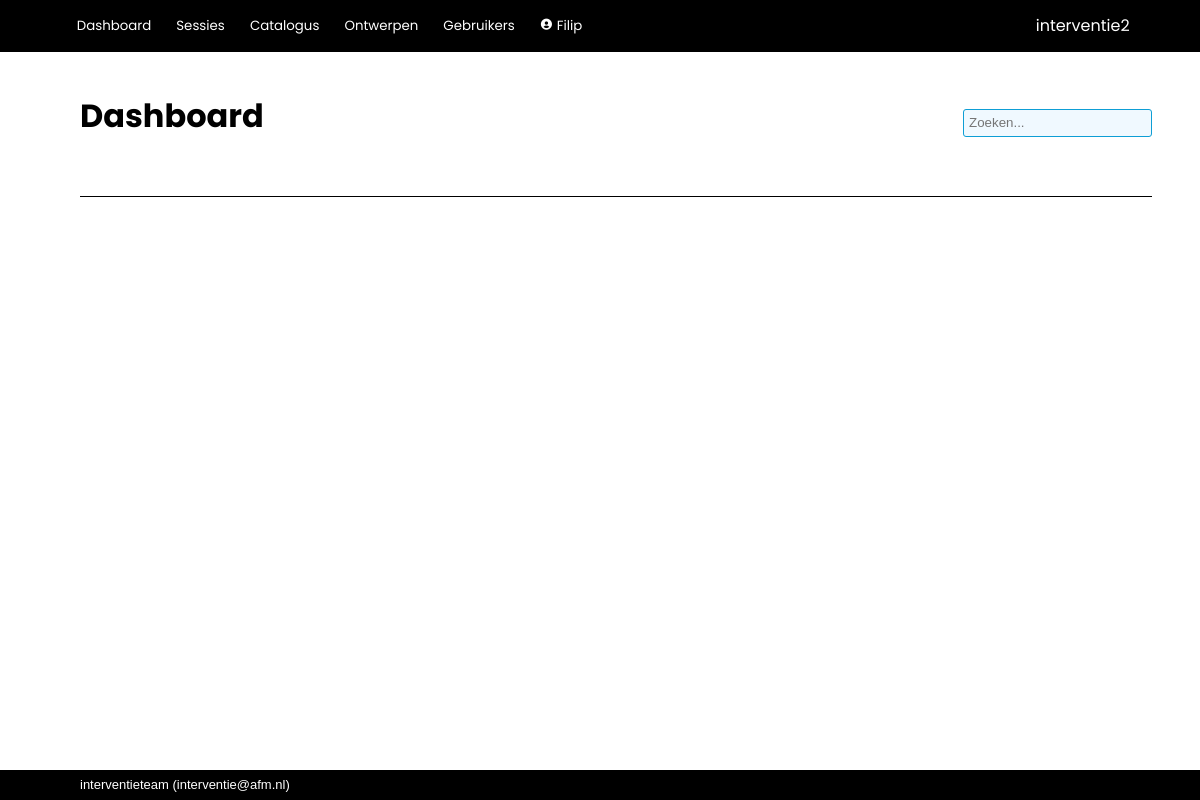
Before: / (signed in) with the older database file.
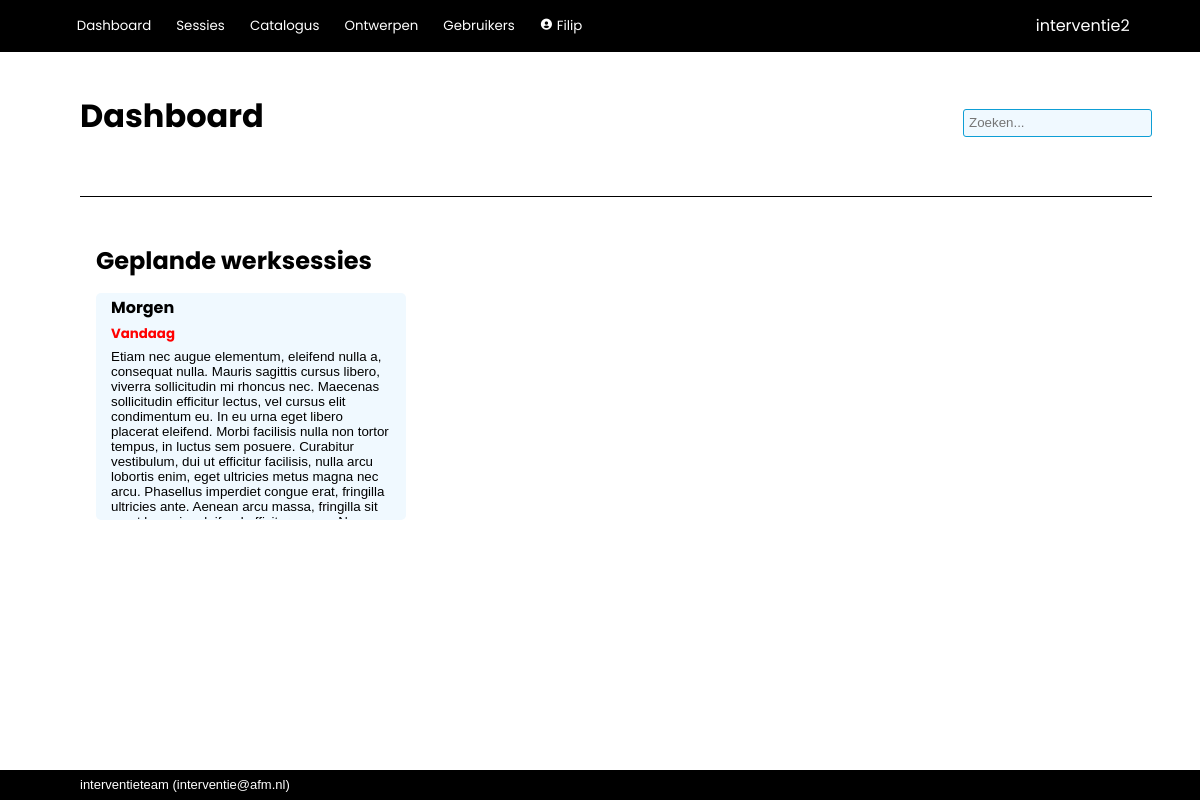
After: the same page with the newer database file.
### interventie2/models.py (models this page shows, shortened)
class Worksession(db.Model):
    __tablename__ = 'worksessions'
    id            = db.Column(db.Integer, primary_key=True)
    name          = db.Column(db.String(100), nullable=False)
    date_modified = db.Column(db.DateTime(timezone=True), server_default=func.now())
    parent_id     = db.Column(db.Integer, db.ForeignKey('worksessions.id'))
    child_description = db.Column(db.String(2000), nullable=False, default="")
    participants  = db.Column(db.String(500), nullable=False, default="")
    date          = db.Column(db.DateTime(timezone=True))
    project_number= db.Column(db.String(100))
    description   = db.Column(db.String(2000), nullable=False, default="")
    effect        = db.Column(db.String(2000), nullable=False, default="")
    link_to_page  = db.Column(db.String(1000), nullable=False, default="")
    show_instruments = db.Column(db.Boolean, default=True)
    mark_top_instruments = db.Column(db.Integer, nullable=False, default=1)
    show_rest_instruments = db.Column(db.Boolean, default=False)
    show_tags     = db.Column(db.Boolean, default=True)
    presenter_mode_zoom = db.Column(db.Numeric(3,2), nullable=False, default=1.25)
    presenter_mode_color_title = db.Column(db.String(7))
    presenter_mode_text_color_title = db.Column(db.String(7))
    presenter_mode_color_nav = db.Column(db.String(7))
    presenter_mode_text_color = db.Column(db.String(7))
    presenter_mode_text_color_nav = db.Column(db.String(7))
    presenter_mode_color_coll = db.Column(db.String(7))
    presenter_mode_text_color_coll = db.Column(db.String(7))
    presenter_mode_color_highlight = db.Column(db.String(7))
    presenter_mode_text_color_highlight = db.Column(db.String(7))
    presenter_mode_text_color_heading = db.Column(db.String(7))
    presenter_mode_background_color1 = db.Column(db.String(7))
    presenter_mode_background_color2 = db.Column(db.String(7))
    archived      = db.Column(db.Boolean, default=False)
    question_set_id = db.Column(db.Integer, db.ForeignKey('question_sets.id'))
    process_id    = db.Column(db.Integer, db.ForeignKey('processes.id'), nullable=False, default=1)
    enable_voting = db.Column(db.Boolean, default=False)
    voting_key    = db.Column(db.String(6), nullable=False, default=generate_secret_key(6))
    creator_id    = db.Column(db.Integer, db.ForeignKey('users.id'))
    secret_key    = db.Column(db.String(20), nullable=False, default=generate_secret_key())
    parent = relationship('Worksession', remote_side=[id], backref='children')
    creator = relationship('User', back_populates='worksession')
    allowed_users = relationship('User', secondary='worksession_access', back_populates='allowed_worksessions')
    answers = relationship('Answer', back_populates='worksession', cascade='all, delete-orphan')
    votes = relationship('Votes', back_populates='worksession', cascade='all, delete-orphan')
    question_set = relationship('QuestionSet')
    process = relationship('Process')
    plan = relationship('Plan', back_populates='worksession', cascade='all, delete-orphan')

### interventie2/main/routes.py (the view)
@main.route('/', methods=['GET', 'POST'])
@login_required
def index():
	information = { "past_worksessions":  Worksession.query.filter(Worksession.date < datetime.today().date()).order_by(Worksession.name).count(),
					"current_worksessions":  Worksession.query.filter(Worksession.date == datetime.today().date()).order_by(Worksession.name).count(),
				    "next_worksessions":  Worksession.query.filter(Worksession.date > datetime.today().date()).order_by(Worksession.name).count(),
					"instruments": Instrument.query.order_by(Instrument.name).count(),
					"your_past_worksessions":  Worksession.query.filter(Worksession.date < datetime.today().date()).filter(Worksession.creator == current_user).order_by(Worksession.name).count(),
					"your_current_worksessions": Worksession.query.filter(Worksession.date == datetime.today().date()).filter(Worksession.creator == current_user).order_by(Worksession.name).count(),
				    "your_next_worksessions":  Worksession.query.filter(Worksession.date > datetime.today().date()).filter(Worksession.creator == current_user).order_by(Worksession.name).count(),
					"your_instruments": Instrument.query.filter(Instrument.owner == current_user).order_by(Instrument.name).count() }
	next_worksessions = Worksession.query.filter(Worksession.date >= datetime.today().date()).order_by(Worksession.date)
	return render_template('main/index.html',
						information=information,
						next_worksessions=next_worksessions,
						today=datetime.today().date())

### interventie2/models.py (called while the page is built)
@login_manager.user_loader
def load_user(user_id):
    return User.query.get(user_id)

    def unread_messages(self):
        return sum(1 for message in self.messages if (message.unread) and (message.deliver_after.date() <= date.today()))

    def unread_message_alert(self):
        return self.unread_messages() > 0

### interventie2/main/templates/main/index.html (shortened to what this page needs)
{% extends 'base.html' %}
{% block page_title %}
Dashboard
{% endblock %}
{% block body %}
    {% if (information["your_next_worksessions"]+information["your_current_worksessions"]) > 0 %}
        <h1>Geplande werksessies</h1>
            <div class="card_area">
                {% for worksession in next_worksessions %}
                    <a href="{{url_for('main.show_worksession', worksession_id=worksession.id)}}">
                        <div class="card">
                            <div class="card_title">{{ worksession.name }}</div>
                                {% if worksession.date.strftime('%d-%m-%Y') == today.strftime('%d-%m-%Y') %}
                                    <div class="card_info card_alert">Vandaag</div>
                                {% else %}
                                <div class="card_info">Gepland op {{ worksession.date.strftime('%d-%m-%Y') }}.</div>
                                {% endif %}
                            <div class="card_description">
                                {{ worksession.description }}
                            </div>
                        </div>
                    </a>
                {% endfor %}
            </div>
    {% endif %}
{% endblock %}

Changed rows visible on the page:
now on this page (row edited): Worksession: name "Morgen", shows "Vandaag", description "Etiam nec augue elementum, eleifend nulla a, consequat nulla. Mauris sagittis cursus libero, viverra sollicitudin mi rhoncus nec. Maecenas sollicitudin efficitur lectus, vel cursus elit condimentum eu. In eu urna eget libero placerat eleifend. Morbi facilisis nulla non tortor tempus, in luctus sem posuere. Curabitur vestibulum, dui ut efficitur facilisis, nulla arcu lobortis enim, eget ultricies metus magna nec arcu. Phasellus imperdiet congue erat, fringilla ultricies ante. Aenean arcu massa, fringilla sit…"
Other visible differences:
text now shown: "Geplande werksessies"
